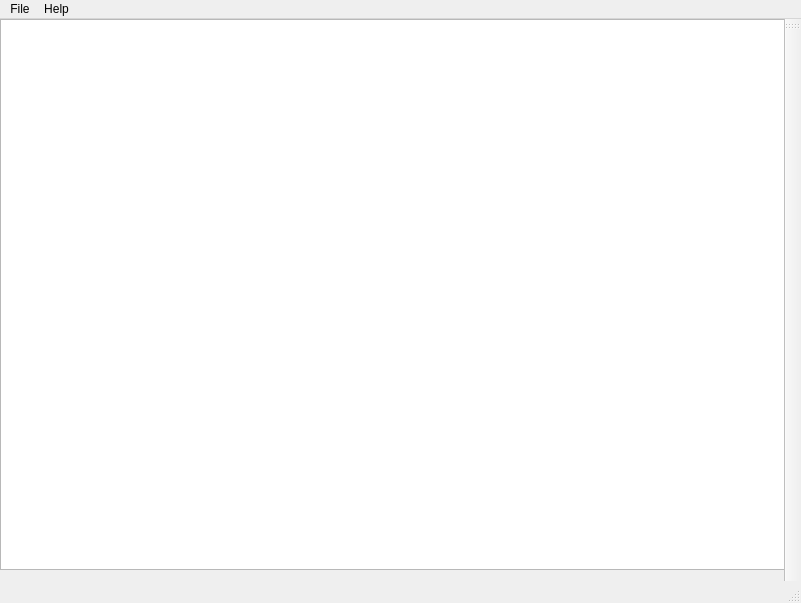
<?xml version="1.0" encoding="UTF-8"?>
<ui version="4.0">
 <class>MainWindow</class>
 <widget class="QMainWindow" name="MainWindow">
  <property name="geometry">
   <rect>
    <x>0</x>
    <y>0</y>
    <width>801</width>
    <height>603</height>
   </rect>
  </property>
  <property name="windowTitle">
   <string>MainWindow</string>
  </property>
  <widget class="QWidget" name="centralwidget">
   <widget class="QGraphicsView" name="graphicsView">
    <property name="geometry">
     <rect>
      <x>0</x>
      <y>0</y>
      <width>791</width>
      <height>551</height>
     </rect>
    </property>
   </widget>
  </widget>
  <widget class="QMenuBar" name="menubar">
   <property name="geometry">
    <rect>
     <x>0</x>
     <y>0</y>
     <width>801</width>
     <height>27</height>
    </rect>
   </property>
   <widget class="QMenu" name="menuFile">
    <property name="title">
     <string>File</string>
    </property>
    <addaction name="actionOpen"/>
    <addaction name="actionSave_As"/>
    <addaction name="separator"/>
    <addaction name="actionExit"/>
   </widget>
   <widget class="QMenu" name="menuHelp">
    <property name="title">
     <string>Help</string>
    </property>
    <addaction name="actionAbout"/>
   </widget>
   <addaction name="menuFile"/>
   <addaction name="menuHelp"/>
  </widget>
  <widget class="QStatusBar" name="statusBar"/>
  <widget class="QToolBar" name="toolBar">
   <property name="windowTitle">
    <string>toolBar</string>
   </property>
   <property name="toolButtonStyle">
    <enum>Qt::ToolButtonTextBesideIcon</enum>
   </property>
   <attribute name="toolBarArea">
    <enum>RightToolBarArea</enum>
   </attribute>
   <attribute name="toolBarBreak">
    <bool>false</bool>
   </attribute>
  </widget>
  <action name="actionOpen">
   <property name="text">
    <string>Open...</string>
   </property>
  </action>
  <action name="actionSave_As">
   <property name="text">
    <string>Save As...</string>
   </property>
  </action>
  <action name="actionExit">
   <property name="text">
    <string>Exit</string>
   </property>
  </action>
  <action name="actionAbout">
   <property name="text">
    <string>About</string>
   </property>
  </action>
 </widget>
 <resources/>
 <connections/>
</ui>
